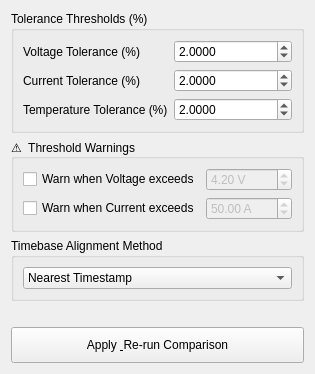
      <widget class="QWidget" name="tabConfig">
       <attribute name="title">
        <string>⚙  Config / Tolerance</string>
       </attribute>
       <layout class="QVBoxLayout" name="verticalLayoutConfig">
        <item>
         <widget class="QGroupBox" name="groupBoxTolerance">
          <property name="title">
           <string>Tolerance Thresholds (%)</string>
          </property>
          <layout class="QFormLayout" name="formLayoutTolerance">
           <item row="0" column="0">
            <widget class="QLabel" name="labelVoltageToleranceCaption">
             <property name="text">
              <string>Voltage Tolerance (%)</string>
             </property>
            </widget>
           </item>
           <item row="0" column="1">
<widget class="QDoubleSpinBox" name="doubleSpinBoxVoltageTolerance">
              <property name="decimals">
               <number>4</number>
              </property>
              <property name="minimum">
               <double>0.000000000000000</double>
              </property>
              <property name="maximum">
               <double>50.000000000000000</double>
              </property>
              <property name="singleStep">
               <double>0.010000000000000</double>
              </property>
              <property name="value">
               <double>2.000000000000000</double>
              </property>
             </widget>
           </item>
           <item row="1" column="0">
            <widget class="QLabel" name="labelCurrentToleranceCaption">
             <property name="text">
              <string>Current Tolerance (%)</string>
             </property>
            </widget>
           </item>
           <item row="1" column="1">
<widget class="QDoubleSpinBox" name="doubleSpinBoxCurrentTolerance">
              <property name="decimals">
               <number>4</number>
              </property>
              <property name="minimum">
               <double>0.000000000000000</double>
              </property>
              <property name="maximum">
               <double>50.000000000000000</double>
              </property>
              <property name="singleStep">
               <double>0.010000000000000</double>
              </property>
              <property name="value">
               <double>2.000000000000000</double>
              </property>
             </widget>
           </item>
           <item row="2" column="0">
            <widget class="QLabel" name="labelTemperatureToleranceCaption">
             <property name="text">
              <string>Temperature Tolerance (%)</string>
             </property>
            </widget>
           </item>
           <item row="2" column="1">
<widget class="QDoubleSpinBox" name="doubleSpinBoxTemperatureTolerance">
              <property name="decimals">
               <number>4</number>
              </property>
              <property name="minimum">
               <double>0.000000000000000</double>
              </property>
              <property name="maximum">
               <double>50.000000000000000</double>
              </property>
              <property name="singleStep">
               <double>0.010000000000000</double>
              </property>
              <property name="value">
               <double>2.000000000000000</double>
              </property>
             </widget>
           </item>
          </layout>
         </widget>
        </item>
        <item>
         <widget class="QGroupBox" name="groupBoxThresholdWarnings">
          <property name="title">
           <string>⚠  Threshold Warnings</string>
          </property>
          <layout class="QGridLayout" name="gridLayoutThresholdWarnings">
           <item row="0" column="0">
            <widget class="QCheckBox" name="checkBoxEnableVoltageThreshold">
             <property name="text">
              <string>Warn when Voltage exceeds</string>
             </property>
            </widget>
           </item>
           <item row="0" column="1">
            <widget class="QDoubleSpinBox" name="doubleSpinBoxVoltageThreshold">
             <property name="enabled">
              <bool>false</bool>
             </property>
             <property name="suffix">
              <string> V</string>
             </property>
             <property name="decimals">
              <number>2</number>
             </property>
             <property name="minimum">
              <double>-1000.000000000000000</double>
             </property>
             <property name="maximum">
              <double>1000.000000000000000</double>
             </property>
             <property name="singleStep">
              <double>0.100000000000000</double>
             </property>
             <property name="value">
              <double>4.200000000000000</double>
             </property>
            </widget>
           </item>
           <item row="1" column="0">
            <widget class="QCheckBox" name="checkBoxEnableCurrentThreshold">
             <property name="text">
              <string>Warn when Current exceeds</string>
             </property>
            </widget>
           </item>
           <item row="1" column="1">
            <widget class="QDoubleSpinBox" name="doubleSpinBoxCurrentThreshold">
             <property name="enabled">
              <bool>false</bool>
             </property>
             <property name="suffix">
              <string> A</string>
             </property>
             <property name="decimals">
              <number>2</number>
             </property>
             <property name="minimum">
              <double>-1000.000000000000000</double>
             </property>
             <property name="maximum">
              <double>1000.000000000000000</double>
             </property>
             <property name="singleStep">
              <double>0.500000000000000</double>
             </property>
             <property name="value">
              <double>50.000000000000000</double>
             </property>
            </widget>
           </item>
          </layout>
         </widget>
        </item>
        <item>
         <widget class="QGroupBox" name="groupBoxAlignment">
          <property name="title">
           <string>Timebase Alignment Method</string>
          </property>
          <layout class="QHBoxLayout" name="horizontalLayoutAlignment">
           <item>
            <widget class="QComboBox" name="comboBoxAlignmentMethod">
             <item>
              <property name="text">
               <string>Nearest Timestamp</string>
              </property>
             </item>
             <item>
              <property name="text">
               <string>Linear Interpolation</string>
              </property>
             </item>
            </widget>
           </item>
          </layout>
         </widget>
        </item>
        <item>
         <spacer name="verticalSpacerConfig">
          <property name="orientation">
           <enum>Qt::Vertical</enum>
          </property>
          <property name="sizeHint" stdset="0">
           <size>
            <width>20</width>
            <height>20</height>
           </size>
          </property>
         </spacer>
        </item>
        <item>
         <widget class="QPushButton" name="btnApplyRerun">
          <property name="minimumSize">
           <size>
            <width>0</width>
            <height>36</height>
           </size>
          </property>
          <property name="text">
           <string>Apply &amp; Re-run Comparison</string>
          </property>
         </widget>
        </item>
       </layout>
      </widget>
